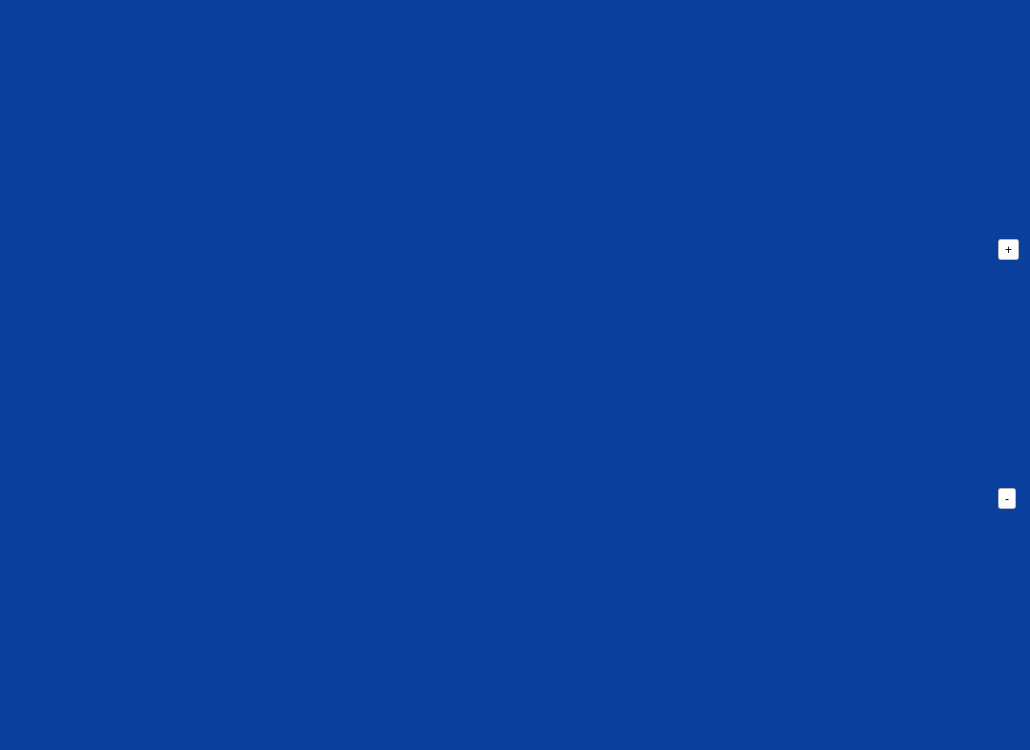
<?xml version="1.0" encoding="UTF-8"?>
<ui version="4.0">
 <class>mvTestUI</class>
 <widget class="QWidget" name="mvTestUI">
  <property name="geometry">
   <rect>
    <x>0</x>
    <y>0</y>
    <width>1030</width>
    <height>750</height>
   </rect>
  </property>
  <property name="windowTitle">
   <string>Form</string>
  </property>
  <property name="styleSheet">
   <string notr="true">QWidget
{
background-color: rgb(11,63,158);
}</string>
  </property>
  <layout class="QHBoxLayout" name="horizontalLayout_2">
   <item>
    <layout class="QHBoxLayout" name="horizontalLayout">
     <item>
      <widget class="QListView" name="listView">
       <property name="frameShape">
        <enum>QFrame::NoFrame</enum>
       </property>
       <property name="lineWidth">
        <number>1</number>
       </property>
       <property name="sizeAdjustPolicy">
        <enum>QAbstractScrollArea::AdjustToContents</enum>
       </property>
       <property name="autoScrollMargin">
        <number>0</number>
       </property>
       <property name="resizeMode">
        <enum>QListView::Adjust</enum>
       </property>
       <property name="layoutMode">
        <enum>QListView::Batched</enum>
       </property>
      </widget>
     </item>
     <item>
      <layout class="QVBoxLayout" name="verticalLayout">
       <property name="spacing">
        <number>0</number>
       </property>
       <item>
        <widget class="QToolButton" name="toolButton">
         <property name="styleSheet">
          <string notr="true">background-color: rgb(255, 255, 255);</string>
         </property>
         <property name="text">
          <string>+</string>
         </property>
        </widget>
       </item>
       <item>
        <widget class="QToolButton" name="toolButton_2">
         <property name="styleSheet">
          <string notr="true">background-color: rgb(255, 255, 255);</string>
         </property>
         <property name="text">
          <string>-</string>
         </property>
        </widget>
       </item>
      </layout>
     </item>
    </layout>
   </item>
  </layout>
 </widget>
 <resources>
  <include location="image.qrc"/>
 </resources>
 <connections/>
</ui>
